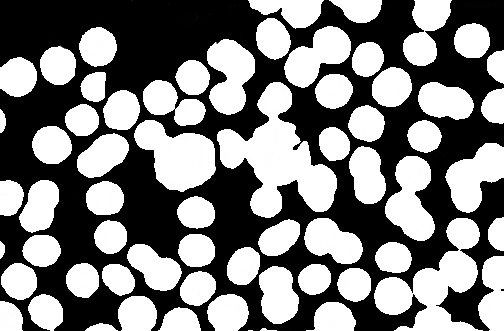
%> input picture Matlab/HEME.jpg, 504 x 331 px
$ octave transformacaoDistanciaSaitoToriwaki.m   (GNU Octave 9; MATLAB toolbox functions it lacks are replaced by stand-ins)
%> lines starting %> are read from the running program, lines starting %| are printed output that depends on the picture; in (x1, y1, x2, y2) boxes, pixels count from 0 and x2, y2 are one past the last pixel; in counts of white or black regions, pixels touching at a corner belong together; the program's own positions count from 1
%% Transformacao de Distancia de Saito e Toriwaki (imagem bin醨ia)
clear all;
close all;

%image = imread('circulo_cut1.jpg');
image = imread('HEME.jpg');
%> image is the input picture: size 331x504x3 uint8; min 0, max 255, mean 126

%limiar
image_bin = im2bw(image(:,:,1),0.6);
%> image_bin: size 331x504 logical; 49.4% white; 64 white regions (1 under 20 px), largest, box (x1, y1, x2, y2) and area: (217, 82, 337, 218) 7234, (374, 218, 483, 331) 5333, (134, 120, 216, 192) 3640
imshow(image_bin,'InitialMagnification',800);

[h,w] = size(image_bin);
%> h = 331; w = 504
max_dist = w*h;
%> max_dist = 166824
max_gray = 0;% max_dist/5;
%image1 = max_dist*ones(h,w);
%image2 = image1;

F = image_bin;
G_ = max_dist*ones(h,w);
G = max_dist*ones(h,w);
%% Transformacao 1 (linhas)
figure;

% forward scan
for i = 1 : h
    %if(F(i,1)==0)
        G_(i,1) = 0;
    %end
    for j = 2 : w
        if(F(i,j)~=0)
            gray_level = (G_(i,j-1)^(1/2) + 1)^2;
            G_(i,j) = gray_level;
            if(gray_level > max_gray)
                max_gray = gray_level;
            end
        else
            G_(i,j) = 0;
        end
    end
end
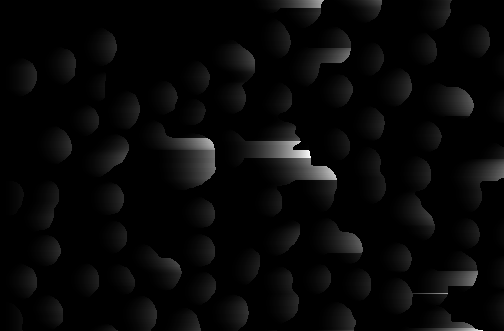
%> G_: size 331x504 double; min 0, max 8281, mean 253.9; drawn with min black and max white
%> after the loop, gray_level = 225; max_gray = 8281

% backward scan
for i = 1 : h
    G(i,:) = G_(i,:);
    for j = (w-1) : -1 : 1
        gray_level = min([(G(i,j+1)^(1/2) + 1)^2 G_(i,j)]);
        G(i,j) = gray_level;
        if(gray_level > max_gray)
            max_gray = gray_level;
        end
    end
end
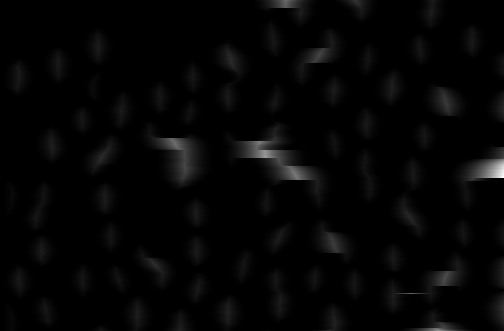
%> G: size 331x504 double; min 0, max 3481, mean 72.6; drawn with min black and max white
imshow(G,[0 max_gray],'InitialMagnification',800);
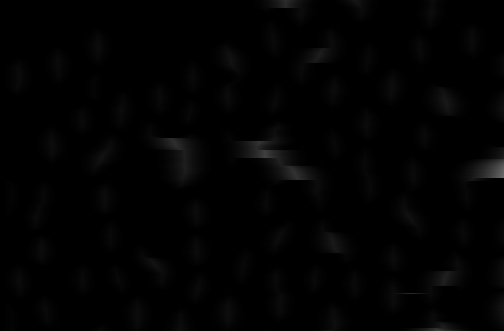
%> displayed picture: size 331x504, on the screen's scale of 0 to 255; min 0, max 107, mean 2.2
% [18 lines of commented-out code are left out]

%% Transformacao 2 (colunas)
figure;
H_ = max_dist*ones(h,w);
H = max_dist*ones(h,w);

% top-bottom
max_gray = 0;
for j = 1 : w
    H_(1,j) = G(1,j);
    for i = 2 : h
        if G(i,j) > (G(i-1,j) + 1)
            if ( i + (G(i,j) - G(i-1,j) - 1)/2 ) > h
                n_max = h - i;
            else
                n_max = (G(i,j) - G(i-1,j) - 1)/2;
            end
            for n = 0 : n_max
                if ( G(i-1,j) + (n+1)^2 ) < G(i+n,j)
                    gray_level = G(i-1,j) + (n+1)^2;
                    H_(i+n,j) = gray_level;
                    if(gray_level > max_gray)
                        max_gray = gray_level;
                    end
                else
                    break;
                end
            end
        else
            gray_level = G(i,j);
            H_(i,j) = gray_level;
            if(gray_level > max_gray)
                max_gray = gray_level;
            end
        end
    end
end
%> after the loop, gray_level = 197; max_gray = 3481; n_max = 0
imshow(H_,[0 max_gray],'InitialMagnification',800);

% bottom-top
max_gray = 0;
for j = 1 : w
    H(h,j) = H_(h,j);
    for i = (h-1) : -1 : 1
        if H_(i,j) > (H_(i+1,j) + 1)
            if ( i - (H_(i,j) - H_(i+1,j) - 1)/2 ) < 1
                n_max = i - 1;
            else
                n_max = (H_(i,j) - H_(i+1,j) - 1)/2;
            end
            for n = 0 : n_max
                if ( H_(i+1,j) + (n+1)^2 ) < H_(i-n,j)
                    gray_level = H_(i+1,j) + (n+1)^2;
                    H(i-n,j) = gray_level;
                    if(gray_level > max_gray)
                        max_gray = gray_level;
                    end
                else
                    break;
                end
            end
        else
            gray_level = H_(i,j);
            H(i,j) = gray_level;
            if(gray_level > max_gray)
                max_gray = gray_level;
            end
        end
    end
end
%> after the loop, gray_level = 0; max_gray = 3365; n_max = 16
imshow(H,[0 max_gray],'InitialMagnification',800);
% [22 lines of commented-out code are left out]
